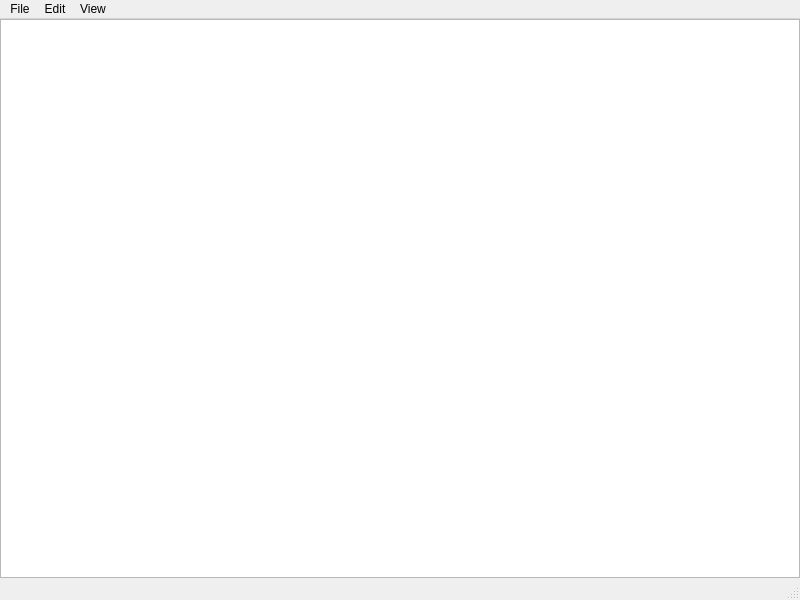
<?xml version="1.0" encoding="UTF-8"?>
<ui version="4.0">
 <class>WorldGenWindow</class>
 <widget class="QMainWindow" name="WorldGenWindow">
  <property name="geometry">
   <rect>
    <x>0</x>
    <y>0</y>
    <width>800</width>
    <height>600</height>
   </rect>
  </property>
  <property name="windowTitle">
   <string>MainWindow</string>
  </property>
  <widget class="QWidget" name="centralwidget">
   <layout class="QGridLayout" name="gridLayout">
    <property name="margin">
     <number>0</number>
    </property>
    <item row="0" column="0">
     <widget class="WorldGen::WorldGenView" name="view"/>
    </item>
   </layout>
  </widget>
  <widget class="QMenuBar" name="menubar">
   <property name="geometry">
    <rect>
     <x>0</x>
     <y>0</y>
     <width>800</width>
     <height>21</height>
    </rect>
   </property>
   <widget class="QMenu" name="menuFile">
    <property name="title">
     <string>File</string>
    </property>
    <addaction name="actionOpen"/>
    <addaction name="actionQuit"/>
   </widget>
   <widget class="QMenu" name="menuView">
    <property name="title">
     <string>Edit</string>
    </property>
    <addaction name="separator"/>
    <addaction name="actionIncreaseDepth"/>
    <addaction name="actionDecreaseDepth"/>
   </widget>
   <widget class="QMenu" name="menuView_2">
    <property name="title">
     <string>View</string>
    </property>
    <addaction name="actionShowGrids"/>
    <addaction name="actionOsm"/>
   </widget>
   <addaction name="menuFile"/>
   <addaction name="menuView"/>
   <addaction name="menuView_2"/>
  </widget>
  <widget class="QStatusBar" name="statusbar"/>
  <action name="actionQuit">
   <property name="text">
    <string>Quit</string>
   </property>
  </action>
  <action name="actionIncreaseDepth">
   <property name="text">
    <string>Increase Depth</string>
   </property>
   <property name="shortcut">
    <string>+</string>
   </property>
  </action>
  <action name="actionDecreaseDepth">
   <property name="text">
    <string>Decrease Depth</string>
   </property>
   <property name="shortcut">
    <string>-</string>
   </property>
  </action>
  <action name="actionOpen">
   <property name="text">
    <string>Open...</string>
   </property>
  </action>
  <action name="actionShowGrids">
   <property name="checkable">
    <bool>true</bool>
   </property>
   <property name="text">
    <string>Show Grid(s)</string>
   </property>
  </action>
  <action name="actionOsm">
   <property name="text">
    <string>osm</string>
   </property>
  </action>
 </widget>
 <customwidgets>
  <customwidget>
   <class>WorldGen::WorldGenView</class>
   <extends>QGraphicsView</extends>
   <header>worldgenview.h</header>
  </customwidget>
 </customwidgets>
 <resources/>
 <connections/>
</ui>
